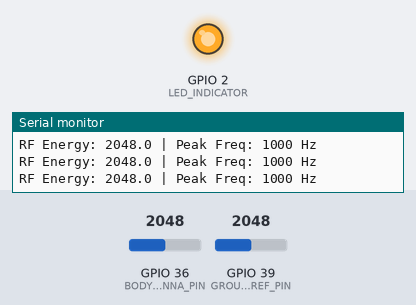
Recording of a sketch running on a simulated ESP32. Parts: output pins drawn as LEDs (lit = HIGH), the last lines printed to the serial monitor. Inputs (shaded band) come from the test bench; at power-on: GPIO 36 (BODY_ANTENNA_PIN) = 2048, GPIO 39 (GROUND_REF_PIN) = 2048 (analog values on the 0–4095 scale). Nothing arrives over Bluetooth unless stated; a phone connects over Bluetooth LE 3 s after start.

Above: at 1.7 s.
1.8 s: GPIO 36 (BODY_ANTENNA_PIN) set to 3603
At 2.8 s:
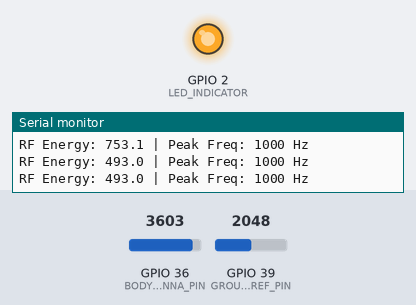
3.9 s: GPIO 39 (GROUND_REF_PIN) set to 1228
At 5.2 s:
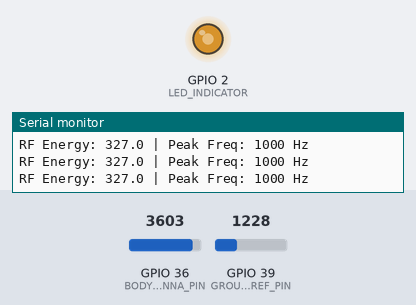
5.7 s: GPIO 36 (BODY_ANTENNA_PIN) set to 4095
At 6.8 s:
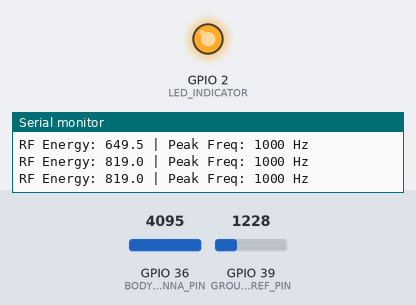
7.3 s: GPIO 39 (GROUND_REF_PIN) set to 2047
At 8.0 s:
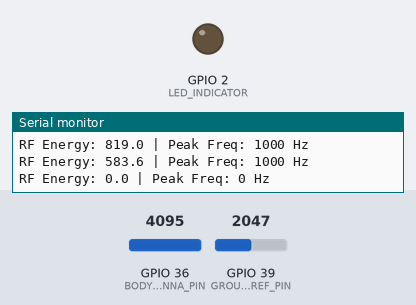
9.2 s: GPIO 39 (GROUND_REF_PIN) set to 2866
At 9.7 s:
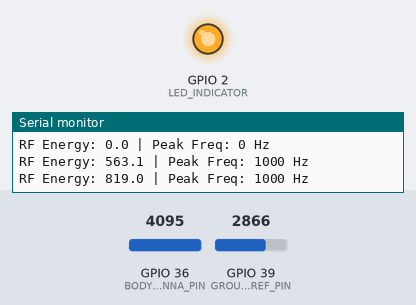
Timing chart, 0 to 11.8 s (numbered marks = the images above; inputs shaded):
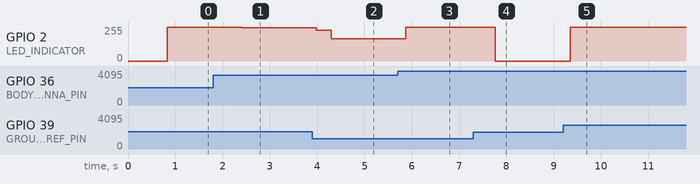

The sketch:

firmware.ino
```cpp
/*
 * Bio Body Antenna - ESP32 Firmware
 * Uses the human body as an antenna to detect ambient RF energy
 * ADC reads body capacitance changes, BLE broadcasts signal strength
 */

#include <WiFi.h>
#include <BLEDevice.h>
#include <BLEServer.h>
#include <BLEUtils.h>
#include <BLE2902.h>

#define BODY_ANTENNA_PIN 36
#define GROUND_REF_PIN 39
#define LED_INDICATOR 2
#define SAMPLE_RATE 1000
#define BUFFER_SIZE 256
#define SERVICE_UUID "4fafc201-1fb5-459e-8fcc-c5c9c331914b"
#define CHAR_UUID    "beb5483e-36e1-4688-b7f5-ea07361b26a8"

BLEServer* pServer = NULL;
BLECharacteristic* pCharacteristic = NULL;
bool deviceConnected = false;

int signalBuffer[BUFFER_SIZE];
int bufferIndex = 0;
float baselineCapacitance = 0;
float rfEnergy = 0;
unsigned long lastSample = 0;

class ServerCallbacks : public BLEServerCallbacks {
  void onConnect(BLEServer* pServer) { deviceConnected = true; }
  void onDisconnect(BLEServer* pServer) { deviceConnected = false; }
};

void calibrateBaseline() {
  long sum = 0;
  for (int i = 0; i < 100; i++) {
    sum += analogRead(BODY_ANTENNA_PIN);
    delay(5);
  }
  baselineCapacitance = sum / 100.0;
  Serial.printf("Baseline capacitance: %.2f\n", baselineCapacitance);
}

float calculateRFEnergy() {
  float sum = 0;
  for (int i = 0; i < BUFFER_SIZE; i++) {
    float diff = signalBuffer[i] - baselineCapacitance;
    sum += diff * diff;
  }
  return sqrt(sum / BUFFER_SIZE);
}

float detectFrequencyPeak() {
  float maxCorr = 0;
  int peakLag = 0;
  for (int lag = 1; lag < BUFFER_SIZE / 2; lag++) {
    float corr = 0;
    for (int i = 0; i < BUFFER_SIZE - lag; i++) {
      corr += (signalBuffer[i] - baselineCapacitance) *
              (signalBuffer[i + lag] - baselineCapacitance);
    }
    if (corr > maxCorr) {
      maxCorr = corr;
      peakLag = lag;
    }
  }
  return (peakLag > 0) ? (float)SAMPLE_RATE / peakLag : 0;
}

void setup() {
  Serial.begin(115200);
  Serial.println("Bio Body Antenna Initializing...");

  pinMode(BODY_ANTENNA_PIN, INPUT);
  pinMode(GROUND_REF_PIN, INPUT);
  pinMode(LED_INDICATOR, OUTPUT);
  analogReadResolution(12);
  analogSetAttenuation(ADC_11db);

  calibrateBaseline();

  BLEDevice::init("BioBodyAntenna");
  pServer = BLEDevice::createServer();
  pServer->setCallbacks(new ServerCallbacks());
  BLEService* pService = pServer->createService(SERVICE_UUID);
  pCharacteristic = pService->createCharacteristic(
    CHAR_UUID, BLECharacteristic::PROPERTY_READ | BLECharacteristic::PROPERTY_NOTIFY
  );
  pCharacteristic->addDescriptor(new BLE2902());
  pService->start();
  BLEAdvertising* pAdvertising = BLEDevice::getAdvertising();
  pAdvertising->addServiceUUID(SERVICE_UUID);
  pAdvertising->start();
  Serial.println("BLE advertising started");
}

void loop() {
  unsigned long now = micros();
  if (now - lastSample >= (1000000 / SAMPLE_RATE)) {
    lastSample = now;
    int raw = analogRead(BODY_ANTENNA_PIN);
    int ref = analogRead(GROUND_REF_PIN);
    signalBuffer[bufferIndex] = raw - ref;
    bufferIndex = (bufferIndex + 1) % BUFFER_SIZE;

    if (bufferIndex == 0) {
      rfEnergy = calculateRFEnergy();
      float peakFreq = detectFrequencyPeak();
      int brightness = constrain(map((int)rfEnergy, 0, 500, 0, 255), 0, 255);
      analogWrite(LED_INDICATOR, brightness);

      if (deviceConnected) {
        char payload[64];
        snprintf(payload, sizeof(payload), "{\"rf\":%.1f,\"freq\":%.0f,\"raw\":%d}",
                 rfEnergy, peakFreq, signalBuffer[0]);
        pCharacteristic->setValue(payload);
        pCharacteristic->notify();
      }
      Serial.printf("RF Energy: %.1f | Peak Freq: %.0f Hz\n", rfEnergy, peakFreq);
    }
  }
}
```

Measured:
- after the input at 1.8 s, GPIO 2 (LED_INDICATOR): 255/255 → 250/255 after 0.60 s
- after the input at 3.9 s, GPIO 2 (LED_INDICATOR): 250/255 → 232/255 after 0.08 s, → 166/255 0.32 s later
- after the input at 5.7 s, GPIO 2 (LED_INDICATOR): 166/255 → 255/255 after 0.18 s
- after the input at 7.3 s, GPIO 2 (LED_INDICATOR): 255/255 → 0/255 after 0.47 s
- after the input at 9.2 s, GPIO 2 (LED_INDICATOR): 0/255 → 255/255 after 0.15 s
